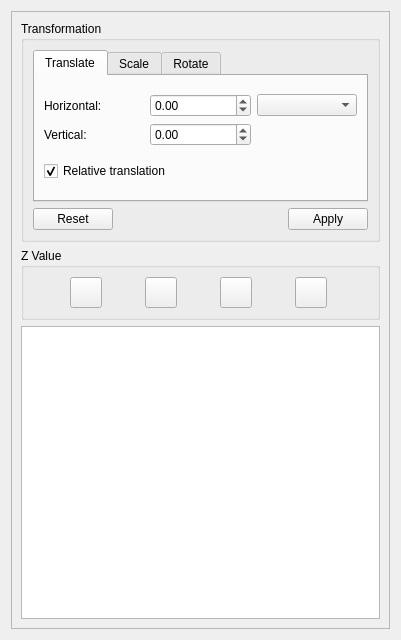
<?xml version="1.0" encoding="UTF-8"?>
<ui version="4.0">
 <class>VWidgetBackgroundImages</class>
 <widget class="QWidget" name="VWidgetBackgroundImages">
  <property name="geometry">
   <rect>
    <x>0</x>
    <y>0</y>
    <width>401</width>
    <height>640</height>
   </rect>
  </property>
  <property name="windowTitle">
   <string>Form</string>
  </property>
  <layout class="QVBoxLayout" name="verticalLayout">
   <item>
    <widget class="QScrollArea" name="scrollArea">
     <property name="widgetResizable">
      <bool>true</bool>
     </property>
     <widget class="QWidget" name="scrollAreaWidgetContents">
      <property name="geometry">
       <rect>
        <x>0</x>
        <y>0</y>
        <width>381</width>
        <height>620</height>
       </rect>
      </property>
      <layout class="QVBoxLayout" name="verticalLayout_3">
       <item>
        <widget class="QGroupBox" name="groupBoxPieceTransformation">
         <property name="sizePolicy">
          <sizepolicy hsizetype="Preferred" vsizetype="Preferred">
           <horstretch>0</horstretch>
           <verstretch>0</verstretch>
          </sizepolicy>
         </property>
         <property name="title">
          <string>Transformation</string>
         </property>
         <layout class="QVBoxLayout" name="verticalLayout_25">
          <item>
           <widget class="QTabWidget" name="tabWidgetImageTransformation">
            <property name="currentIndex">
             <number>0</number>
            </property>
            <widget class="QWidget" name="tabTranslate">
             <attribute name="title">
              <string comment="Translate piece">Translate</string>
             </attribute>
             <layout class="QVBoxLayout" name="verticalLayout_2">
              <item>
               <layout class="QGridLayout" name="gridLayout">
                <item row="0" column="0">
                 <widget class="QLabel" name="labelCurrentPieceTranslateX">
                  <property name="text">
                   <string>Horizontal:</string>
                  </property>
                 </widget>
                </item>
                <item row="0" column="1">
                 <widget class="QDoubleSpinBox" name="doubleSpinBoxImageHorizontalTranslate">
                  <property name="minimum">
                   <double>-10000.000000000000000</double>
                  </property>
                  <property name="maximum">
                   <double>10000.000000000000000</double>
                  </property>
                  <property name="singleStep">
                   <double>0.100000000000000</double>
                  </property>
                 </widget>
                </item>
                <item row="0" column="2">
                 <widget class="QComboBox" name="comboBoxTranslateUnit"/>
                </item>
                <item row="1" column="0">
                 <widget class="QLabel" name="labelCurrentPieceTranslateY">
                  <property name="text">
                   <string>Vertical:</string>
                  </property>
                 </widget>
                </item>
                <item row="1" column="1">
                 <widget class="QDoubleSpinBox" name="doubleSpinBoxImageVerticalTranslate">
                  <property name="minimum">
                   <double>-10000.000000000000000</double>
                  </property>
                  <property name="maximum">
                   <double>10000.000000000000000</double>
                  </property>
                  <property name="singleStep">
                   <double>0.100000000000000</double>
                  </property>
                 </widget>
                </item>
               </layout>
              </item>
              <item>
               <widget class="QCheckBox" name="checkBoxRelativeTranslation">
                <property name="text">
                 <string>Relative translation</string>
                </property>
                <property name="checked">
                 <bool>true</bool>
                </property>
               </widget>
              </item>
             </layout>
            </widget>
            <widget class="QWidget" name="tabScale">
             <attribute name="title">
              <string>Scale</string>
             </attribute>
             <layout class="QVBoxLayout" name="verticalLayout_4">
              <item>
               <layout class="QGridLayout" name="gridLayout_3">
                <item row="0" column="0">
                 <widget class="QLabel" name="labelImageScaleWidth">
                  <property name="text">
                   <string>Width:</string>
                  </property>
                 </widget>
                </item>
                <item row="0" column="1">
                 <widget class="QDoubleSpinBox" name="doubleSpinBoxScaleWidth">
                  <property name="minimum">
                   <double>-10000.000000000000000</double>
                  </property>
                  <property name="maximum">
                   <double>10000.000000000000000</double>
                  </property>
                  <property name="singleStep">
                   <double>0.100000000000000</double>
                  </property>
                 </widget>
                </item>
                <item row="0" column="2">
                 <widget class="QComboBox" name="comboBoxScaleUnit"/>
                </item>
                <item row="1" column="0">
                 <widget class="QLabel" name="labelImageScaleHeight">
                  <property name="text">
                   <string>Height:</string>
                  </property>
                 </widget>
                </item>
                <item row="1" column="1">
                 <widget class="QDoubleSpinBox" name="doubleSpinBoxScaleHeight">
                  <property name="minimum">
                   <double>-10000.000000000000000</double>
                  </property>
                  <property name="maximum">
                   <double>10000.000000000000000</double>
                  </property>
                  <property name="singleStep">
                   <double>0.100000000000000</double>
                  </property>
                 </widget>
                </item>
               </layout>
              </item>
              <item>
               <widget class="QCheckBox" name="checkBoxScaleProportionally">
                <property name="text">
                 <string>Scale proportionally</string>
                </property>
                <property name="checked">
                 <bool>true</bool>
                </property>
               </widget>
              </item>
             </layout>
            </widget>
            <widget class="QWidget" name="tabRotate">
             <attribute name="title">
              <string>Rotate</string>
             </attribute>
             <layout class="QVBoxLayout" name="verticalLayout_24">
              <item>
               <widget class="QGroupBox" name="groupBoxCurrentPieceRotation">
                <property name="title">
                 <string>Rotation</string>
                </property>
                <layout class="QGridLayout" name="gridLayout_2">
                 <item row="0" column="3">
                  <widget class="QToolButton" name="toolButtonImageRotationClockwise">
                   <property name="text">
                    <string notr="true"/>
                   </property>
                   <property name="checkable">
                    <bool>true</bool>
                   </property>
                   <attribute name="buttonGroup">
                    <string notr="true">buttonGroup</string>
                   </attribute>
                  </widget>
                 </item>
                 <item row="0" column="1">
                  <widget class="QDoubleSpinBox" name="doubleSpinBoxRotationAngle">
                   <property name="suffix">
                    <string notr="true">°</string>
                   </property>
                   <property name="decimals">
                    <number>3</number>
                   </property>
                   <property name="minimum">
                    <double>-360.000000000000000</double>
                   </property>
                   <property name="maximum">
                    <double>360.000000000000000</double>
                   </property>
                   <property name="singleStep">
                    <double>0.100000000000000</double>
                   </property>
                  </widget>
                 </item>
                 <item row="0" column="4">
                  <spacer name="horizontalSpacer">
                   <property name="orientation">
                    <enum>Qt::Horizontal</enum>
                   </property>
                   <property name="sizeHint" stdset="0">
                    <size>
                     <width>40</width>
                     <height>20</height>
                    </size>
                   </property>
                  </spacer>
                 </item>
                 <item row="0" column="2">
                  <widget class="QToolButton" name="toolButtonImageRotationAnticlockwise">
                   <property name="text">
                    <string notr="true"/>
                   </property>
                   <property name="checkable">
                    <bool>true</bool>
                   </property>
                   <property name="checked">
                    <bool>true</bool>
                   </property>
                   <attribute name="buttonGroup">
                    <string notr="true">buttonGroup</string>
                   </attribute>
                  </widget>
                 </item>
                 <item row="0" column="0">
                  <widget class="QLabel" name="labelCurrentPieceAngle">
                   <property name="sizePolicy">
                    <sizepolicy hsizetype="Preferred" vsizetype="Fixed">
                     <horstretch>0</horstretch>
                     <verstretch>0</verstretch>
                    </sizepolicy>
                   </property>
                   <property name="text">
                    <string>Angle:</string>
                   </property>
                  </widget>
                 </item>
                 <item row="1" column="0">
                  <spacer name="verticalSpacer">
                   <property name="orientation">
                    <enum>Qt::Vertical</enum>
                   </property>
                   <property name="sizeHint" stdset="0">
                    <size>
                     <width>20</width>
                     <height>40</height>
                    </size>
                   </property>
                  </spacer>
                 </item>
                </layout>
               </widget>
              </item>
             </layout>
            </widget>
           </widget>
          </item>
          <item>
           <widget class="QDialogButtonBox" name="buttonBox">
            <property name="standardButtons">
             <set>QDialogButtonBox::Apply|QDialogButtonBox::Reset</set>
            </property>
           </widget>
          </item>
         </layout>
        </widget>
       </item>
       <item>
        <widget class="QGroupBox" name="groupBox">
         <property name="title">
          <string>Z Value</string>
         </property>
         <layout class="QHBoxLayout" name="horizontalLayout">
          <item>
           <widget class="QToolButton" name="toolButtonBottom">
            <property name="text">
             <string notr="true"></string>
            </property>
            <property name="iconSize">
             <size>
              <width>24</width>
              <height>24</height>
             </size>
            </property>
           </widget>
          </item>
          <item>
           <widget class="QToolButton" name="toolButtonDown">
            <property name="text">
             <string notr="true"></string>
            </property>
            <property name="iconSize">
             <size>
              <width>24</width>
              <height>24</height>
             </size>
            </property>
           </widget>
          </item>
          <item>
           <widget class="QToolButton" name="toolButtonUp">
            <property name="text">
             <string notr="true"></string>
            </property>
            <property name="iconSize">
             <size>
              <width>24</width>
              <height>24</height>
             </size>
            </property>
           </widget>
          </item>
          <item>
           <widget class="QToolButton" name="toolButtonTop">
            <property name="text">
             <string notr="true"></string>
            </property>
            <property name="iconSize">
             <size>
              <width>24</width>
              <height>24</height>
             </size>
            </property>
           </widget>
          </item>
         </layout>
        </widget>
       </item>
       <item>
        <widget class="QTableWidget" name="tableWidget">
         <property name="sizePolicy">
          <sizepolicy hsizetype="Expanding" vsizetype="Expanding">
           <horstretch>1</horstretch>
           <verstretch>1</verstretch>
          </sizepolicy>
         </property>
         <property name="alternatingRowColors">
          <bool>true</bool>
         </property>
         <property name="selectionMode">
          <enum>QAbstractItemView::SingleSelection</enum>
         </property>
         <property name="selectionBehavior">
          <enum>QAbstractItemView::SelectRows</enum>
         </property>
         <attribute name="horizontalHeaderVisible">
          <bool>false</bool>
         </attribute>
         <attribute name="horizontalHeaderMinimumSectionSize">
          <number>16</number>
         </attribute>
         <attribute name="horizontalHeaderStretchLastSection">
          <bool>true</bool>
         </attribute>
         <attribute name="verticalHeaderVisible">
          <bool>false</bool>
         </attribute>
         <attribute name="verticalHeaderMinimumSectionSize">
          <number>10</number>
         </attribute>
        </widget>
       </item>
      </layout>
     </widget>
    </widget>
   </item>
  </layout>
 </widget>
 <resources/>
 <connections/>
 <buttongroups>
  <buttongroup name="buttonGroup"/>
 </buttongroups>
</ui>
